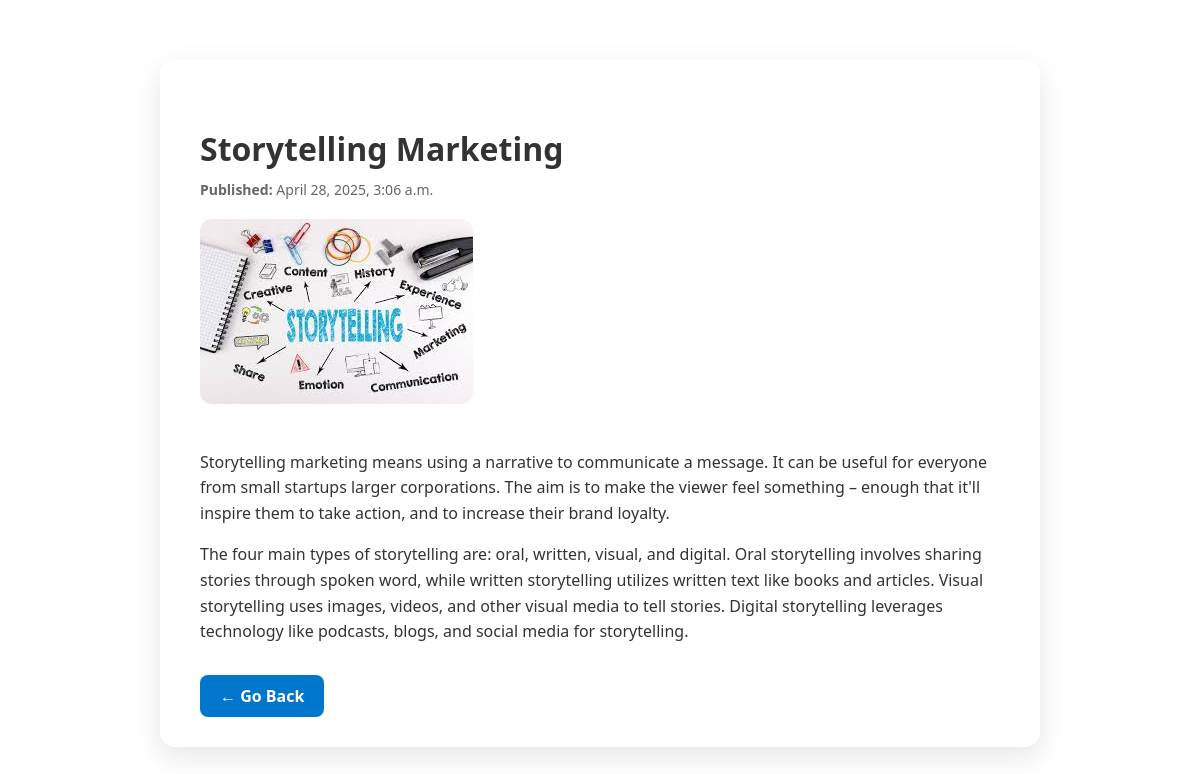
Screenshot of /blog/post/4/ with the database file from the repository.
### blog/models.py (models this page shows, shortened)
class Post(models.Model):
    title = models.CharField(max_length=100)
    content = models.TextField()
    image = models.ImageField(upload_to='post_images/', blank=True, null=True)
    image2 = models.ImageField(upload_to='post_images/', blank=True, null=True)
    published_date = models.DateTimeField(auto_now_add=True)

### blog/views.py (the view)
# urls.py: path('post/<int:id>/', views.view_post, name='view_post'),
def view_post(request, id):
    post = get_object_or_404(Post, id=id)
    return render(request, 'blog/view_post.html', {'post': post})

### blog/templates/blog/view_post.html (shortened to what this page needs)
    <!DOCTYPE html>
<html lang="{{ LANGUAGE_CODE|default:'en' }}">
<head>
</head>
<body>
    <article class="post-container">
        <header>
            <h1>{{ post.title }}</h1>
            <div class="date"><strong>Published:</strong> {{ post.published_date }}</div>
        </header>
        {% if post.image %}
            <img src="{{ post.image.url }}" alt="Post image" class="post-image">
        {% endif %}
        <section class="content">
            {{ post.content|linebreaks }}
        </section>
        <footer>
            <a href="{% url 'index' %}" class="back-button">← Go Back</a>
        </footer>
    </article>
</body>
</html>

### blog/templates/blog/view_post.html (style rules this page uses)
body { margin: 0; padding: 0; font-family: 'Segoe UI', Tahoma, Geneva, Verdana, sans-serif; background-image: url('https://btsdiary.files.wordpress.com/2015/01/blog-background.png'); background-size: cover; background-position: center; background-attachment: fixed; color: #333; }
.post-container { max-width: 800px; margin: 60px auto; background: rgba(255, 255, 255, 0.95); padding: 40px; border-radius: 16px; box-shadow: 0 10px 30px rgba(0,0,0,0.1); }
h1 { font-size: 32px; margin-bottom: 10px; }
.date { font-size: 14px; color: #666; margin-bottom: 20px; }
.post-image { max-width: 100%; border-radius: 12px; margin-bottom: 25px; }
.content { font-size: 16px; line-height: 1.6; margin-bottom: 40px; }
a.back-button { text-decoration: none; color: #fff; background-color: #0077cc; padding: 10px 20px; border-radius: 8px; font-weight: bold; transition: background 0.3s ease; }

### rows the page displays
Post: title "Storytelling Marketing", published_date "April 28, 2025, 3:06 a.m.", image (picture), content "Storytelling marketing means using a narrative to communicate a message. It can be useful for everyone from small startups larger corporations. The aim is to make the viewer feel something – enough that it'll inspire them to take action, and to increase their brand loyalty. The four main types of storytelling are: oral, written, visual, and digital. Oral storytelling involves sharing stories through spoken word, while written storytelling utilizes written text like books and articles. Visual storytelling uses images, videos, and other visual media to tell stories. Digital storytelling leverages technology like podcasts, blogs, and social media for storytelling."
